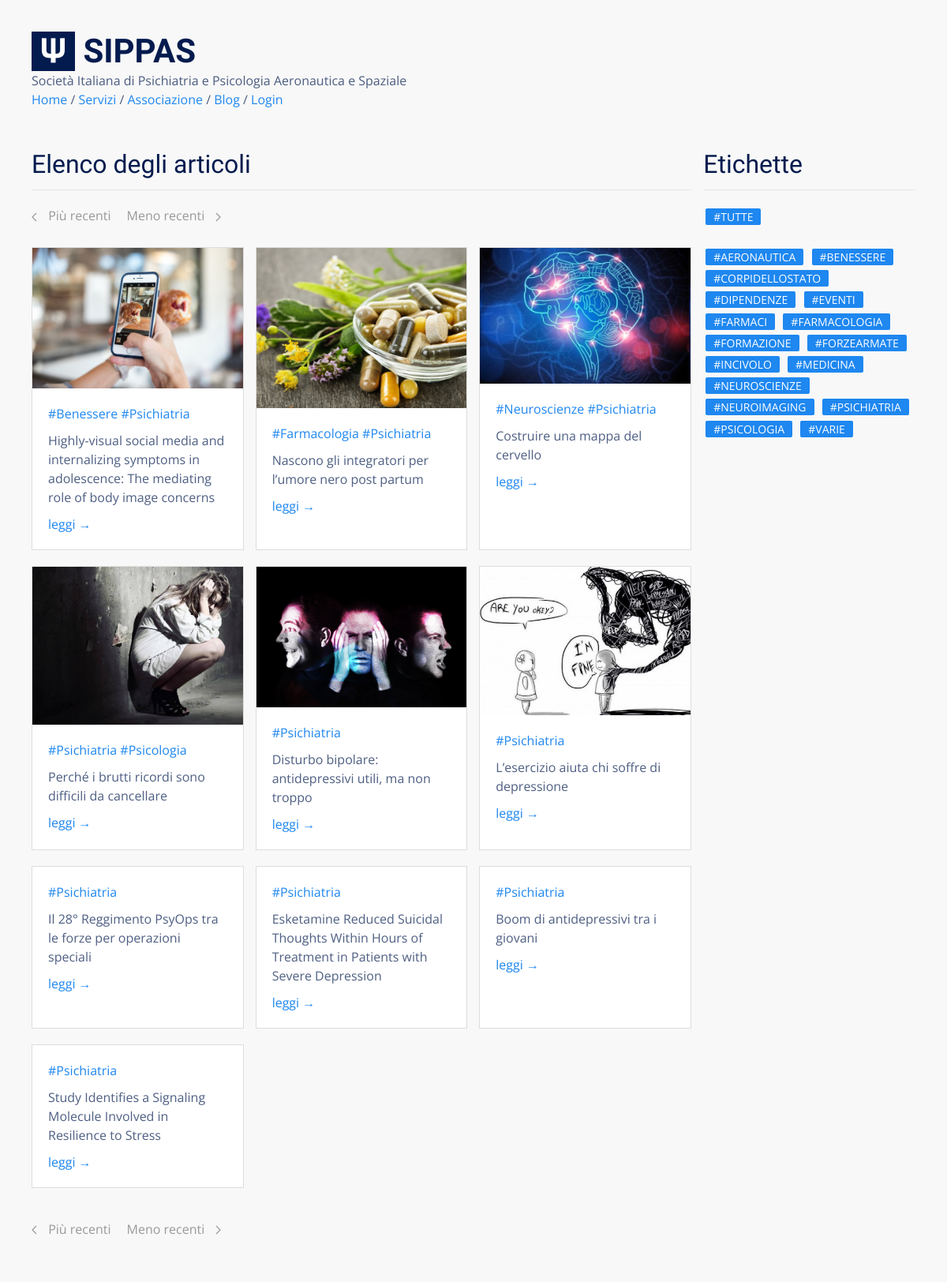
/blog/tag/#Psichiatria, run on an earlier commit of the app's database.
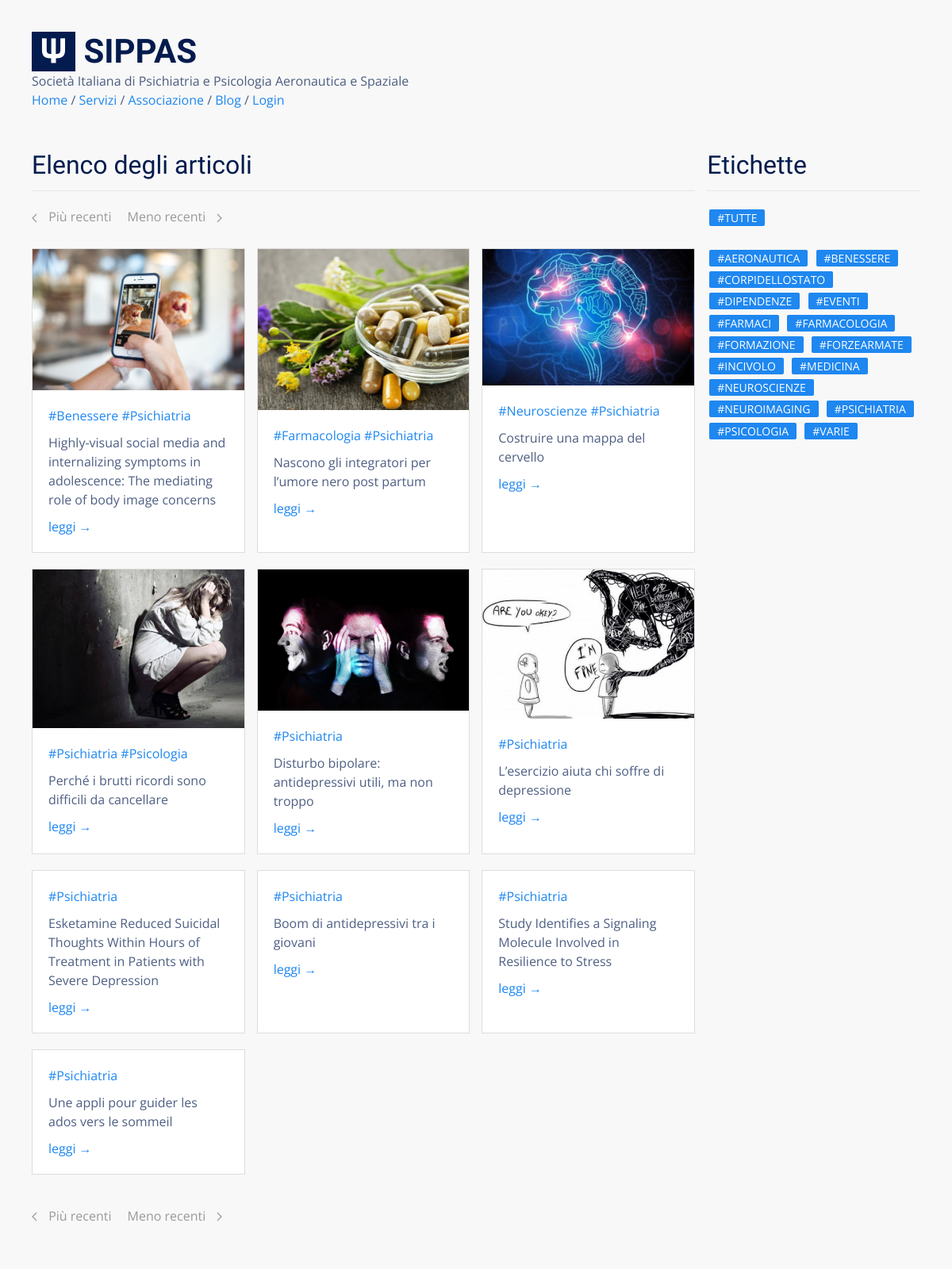
And on a later commit of the database.
### tables this page shows
CREATE TABLE "posts" (
  "id" integer NOT NULL PRIMARY KEY AUTOINCREMENT,
  "title" text,
  "body" TEXT,
  "teaser" text,
  "tags" TEXT,
  "is_sticky" integer,
  "author_id" text,
  "created_at" TEXT,
  "updated_at" text,
  "published_at" TEXT
);

### flaskApp/blueprints/blog/routes.py (the view)
@bp_blog.route("/tag/<string:tag>")
@cache.cached()
def posts_tagged(tag):
  if tag not in TAGS: return redirect(url_for('blog.posts'))
  posts = query_db('SELECT * FROM posts WHERE tags LIKE "%{}%" ORDER BY id DESC LIMIT {}'.format(tag, BLOG_PAGE_SIZE))
  return render_template(
    "blog/posts.html",
    posts=posts,
    tag=tag,
    tags=TAGS,
    pagination="blog/posts_pagination_tagged.html"
  )

### flaskApp/db/sqlite.py (called while the page is built)
def get_db():
  if "db" not in g:
    g.db = sqlite3.connect(
      db_path,
      detect_types = sqlite3.PARSE_DECLTYPES,
      isolation_level = "DEFERRED"
    )
    g.db.cursor().execute("PRAGMA journal_mode=WAL")
    g.db.row_factory = sqlite3.Row
  return g.db

def query_db(query, args=(), one = False):
  with closing(get_db().cursor().execute(query, args)) as cur:
    rv = cur.fetchall()
    return (rv[0] if rv else None) if one else rv

### flaskApp/blueprints/blog/templates/blog/posts.html
{% extends 'base.html' %}
{% block content %}
<div class="uk-section">
  <div class="uk-container">
    <div class="uk-grid uk-grid-small">
      <div class="uk-width-3-4@s">
        <h2 class="uk-heading-divider">Elenco degli articoli</h2>
        {% if posts %}
          <div class="uk-margin">
            {% include pagination %}
          </div>
          {% include 'blog/posts_list.html' %}
        {% else %}
          <div class="uk-margin">
            Nessun articolo trovato.
          </div>
        {% endif %}
      </div>
      <div class="uk-width-expand">
        <div>
          <h2 class="uk-heading-divider">Etichette</h2>
          {% include 'blog/tags_list.html' %}
        </div>
      </div>
    </div>
    {% if posts %}
      <div class="uk-margin">
        {% include pagination %}
      </div>
    {% endif %}
  </div>
</div>
{% endblock %}

### flaskApp/blueprints/blog/templates/blog/posts_list.html
<div class="uk-grid uk-grid-match uk-grid-small">
{% for p in posts %}
  <div class="uk-width-1-2@s uk-width-1-3@l uk-margin-bottom">
    <div class="uk-card uk-card-default uk-card-small uk-margin">
      {% if p.teaser %}
        <div class="uk-card-media-top">
          <img src="{{ url_for('static', filename='blog/' + p.id | string + '/' + p.teaser) }}" />
        </div>
      {% endif %}
      <div class="uk-card-body ">
          {% for tag in p.tags.split(' ') %} <a href="{{ url_for('blog.posts_tagged', tag=tag) }}">{{ tag }}</a> {% endfor %}<br>
          <p class="uk-margin-small">{{ p.title }}</p>
          <a href="{{ url_for('blog.view_post', id=p.id) }}">leggi &rarr;</a>
      </div>
    </div>
  </div>
{% endfor %}
</div>

What changed in the data, as far as the page shows it:
no longer on this page (row edited): posts: tags "#Psichiatria", title "Il 28° Reggimento PsyOps tra le forze per operazioni speciali"
now on this page (row unchanged): posts: tags "#Psichiatria", title "Une appli pour guider les ados vers le sommeil"
